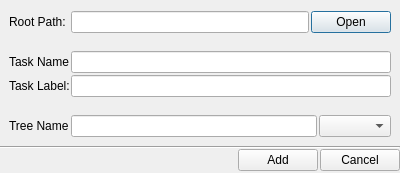
<?xml version="1.0" encoding="UTF-8"?>
<ui version="4.0">
 <class>settingsItem</class>
 <widget class="QDialog" name="settingsItem">
  <property name="geometry">
   <rect>
    <x>0</x>
    <y>0</y>
    <width>400</width>
    <height>123</height>
   </rect>
  </property>
  <property name="windowTitle">
   <string>SettingsItem</string>
  </property>
  <layout class="QGridLayout" name="gridLayout">
   <property name="leftMargin">
    <number>0</number>
   </property>
   <property name="topMargin">
    <number>2</number>
   </property>
   <property name="rightMargin">
    <number>0</number>
   </property>
   <property name="bottomMargin">
    <number>2</number>
   </property>
   <property name="spacing">
    <number>0</number>
   </property>
   <item row="0" column="0">
    <widget class="QFrame" name="qfRootPath">
     <layout class="QHBoxLayout" name="hlRootPath">
      <property name="spacing">
       <number>2</number>
      </property>
      <item>
       <widget class="QLabel" name="lPath">
        <property name="minimumSize">
         <size>
          <width>60</width>
          <height>0</height>
         </size>
        </property>
        <property name="maximumSize">
         <size>
          <width>60</width>
          <height>16777215</height>
         </size>
        </property>
        <property name="text">
         <string>Root Path: </string>
        </property>
       </widget>
      </item>
      <item>
       <widget class="QLineEdit" name="lePath"/>
      </item>
      <item>
       <widget class="QPushButton" name="pbOpen">
        <property name="text">
         <string>Open</string>
        </property>
       </widget>
      </item>
     </layout>
    </widget>
   </item>
   <item row="1" column="0">
    <widget class="QFrame" name="qfTask">
     <layout class="QFormLayout" name="flTask">
      <property name="horizontalSpacing">
       <number>2</number>
      </property>
      <property name="verticalSpacing">
       <number>2</number>
      </property>
      <item row="0" column="0">
       <widget class="QLabel" name="lName">
        <property name="minimumSize">
         <size>
          <width>60</width>
          <height>0</height>
         </size>
        </property>
        <property name="maximumSize">
         <size>
          <width>60</width>
          <height>16777215</height>
         </size>
        </property>
        <property name="text">
         <string>Task Name: </string>
        </property>
       </widget>
      </item>
      <item row="0" column="1">
       <widget class="QLineEdit" name="leName"/>
      </item>
      <item row="1" column="0">
       <widget class="QLabel" name="lLabel">
        <property name="minimumSize">
         <size>
          <width>60</width>
          <height>0</height>
         </size>
        </property>
        <property name="maximumSize">
         <size>
          <width>60</width>
          <height>16777215</height>
         </size>
        </property>
        <property name="text">
         <string>Task Label: </string>
        </property>
       </widget>
      </item>
      <item row="1" column="1">
       <widget class="QLineEdit" name="leLabel"/>
      </item>
     </layout>
    </widget>
   </item>
   <item row="2" column="0">
    <widget class="QFrame" name="qfTreeName">
     <layout class="QHBoxLayout" name="hlTreeName">
      <property name="spacing">
       <number>2</number>
      </property>
      <item>
       <widget class="QLabel" name="lTreeName">
        <property name="minimumSize">
         <size>
          <width>60</width>
          <height>0</height>
         </size>
        </property>
        <property name="maximumSize">
         <size>
          <width>60</width>
          <height>16777215</height>
         </size>
        </property>
        <property name="text">
         <string>Tree Name: </string>
        </property>
       </widget>
      </item>
      <item>
       <widget class="QLineEdit" name="leTreeName"/>
      </item>
      <item>
       <widget class="QComboBox" name="cbTreeType"/>
      </item>
     </layout>
    </widget>
   </item>
   <item row="3" column="0">
    <widget class="Line" name="line">
     <property name="orientation">
      <enum>Qt::Horizontal</enum>
     </property>
    </widget>
   </item>
   <item row="4" column="0">
    <layout class="QHBoxLayout" name="hlConfirm">
     <property name="spacing">
      <number>2</number>
     </property>
     <item>
      <spacer name="horizontalSpacer">
       <property name="orientation">
        <enum>Qt::Horizontal</enum>
       </property>
       <property name="sizeHint" stdset="0">
        <size>
         <width>40</width>
         <height>20</height>
        </size>
       </property>
      </spacer>
     </item>
     <item>
      <widget class="QPushButton" name="pbAdd">
       <property name="text">
        <string>Add</string>
       </property>
      </widget>
     </item>
     <item>
      <widget class="QPushButton" name="pbCancel">
       <property name="text">
        <string>Cancel</string>
       </property>
      </widget>
     </item>
    </layout>
   </item>
  </layout>
  <zorder>line</zorder>
  <zorder>lName</zorder>
  <zorder>qfRootPath</zorder>
  <zorder>leLabel</zorder>
  <zorder>lLabel</zorder>
  <zorder>lName</zorder>
  <zorder>leName</zorder>
  <zorder>lTreeName</zorder>
  <zorder>leTreeName</zorder>
 </widget>
 <resources/>
 <connections/>
</ui>
